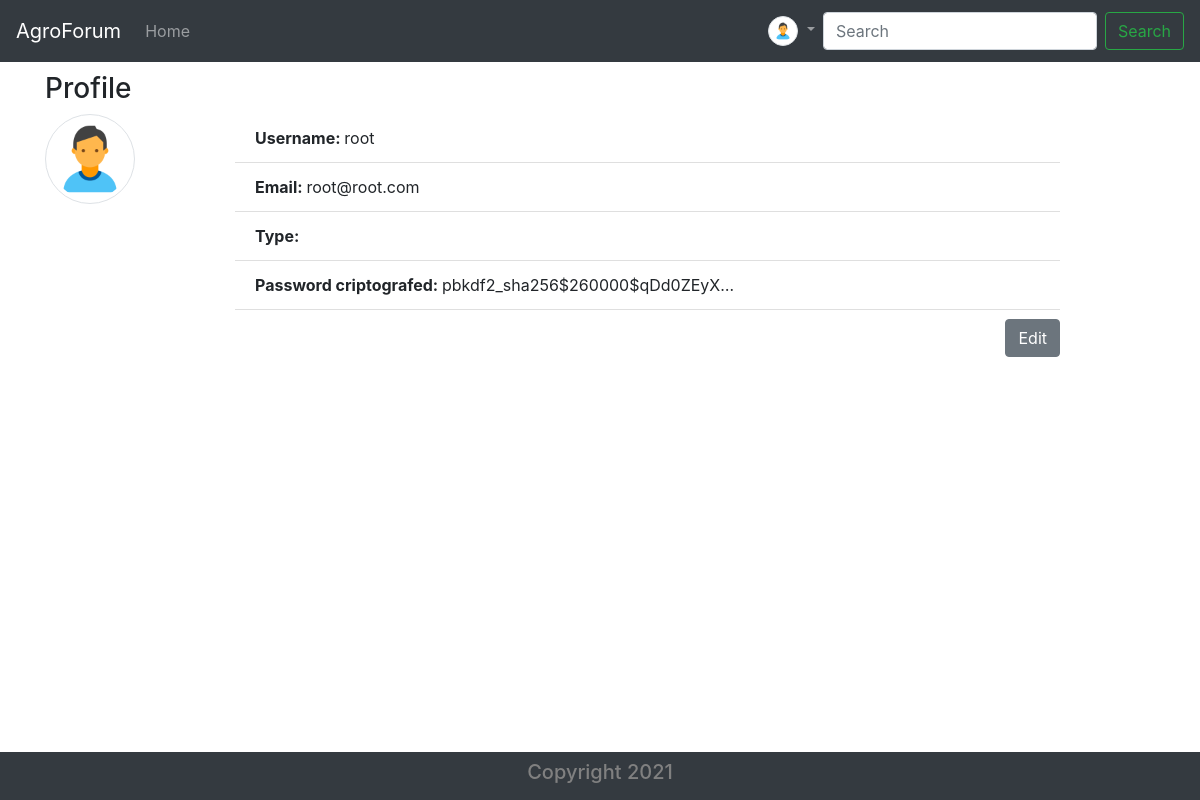
The page /main/profile (signed in) on the database its author committed.
### user/models.py (models this page shows, shortened)
class User(AbstractUser):
    photo = models.ImageField(upload_to='static/profile_photos', blank=True)
    type = models.CharField(max_length=10, choices=CHOICES, blank=False)

### post/views.py (the view)
# urls.py: path('profile', views.profile, name='Profile'),
@login_required(login_url='/')
def profile(request):
    if request.user.is_authenticated:
        posts = Post.objects.all()
        search = request.GET.get('search')
        if search:
            posts = Post.objects.filter(name__icontains = search)
            return render(request, 'post/query.html', {'posts': posts})
        return render(request, 'post/profile.html')
    messages.error(request, 'Join to access the page.')
    return HttpResponseRedirect('/')

### post/templates/post/profile.html (shortened to what this page needs)
{% extends 'base.html' %}
{% load static %}
{% block username %}
    {% if user.photo %}
    <img src="{{user.photo}}" alt="..." class="img-thumbnail">
    {% else %}
    <img src="{% static 'profile_photos/no_user.png' %}" alt="..." width="30px" height="30px" style="border-radius: 50%;" class="img-thumbnail">
    {% endif %}
{% endblock %}
{% block content %}
<div class="container">
    <div style="margin-top: 10px;">
    <h3>Profile</h3>
    <div class="row">
        <div class="col-sm-2">
            {% if user.photo %}
    <img src="{{user.photo}}" alt="..." class="img-thumbnail ms-auto">
    {% else %}
    <img src="{% static 'profile_photos/no_user.png' %}" alt="..." width="90px" height="90px" style="border-radius: 50%;" class="img-thumbnail">
    {% endif %}
        </div>
        <div class="col-sm-9">
            <ul class="list-group list-group-flush" style="border: none;">
                <li class="list-group-item"><strong>Username: </strong>{{user.username}}</li>
                <li class="list-group-item"><strong>Email: </strong>{{user.email}}</li>
                <li class="list-group-item"><strong>Type: </strong>{{user.type}}</li>
                <li class="list-group-item"><strong>Password criptografed: </strong>{{user.password|truncatechars:30}}</li>
                <div style="text-align: right; margin-top: 10px;">
                    <a href="/edit/profile/"><button type="button" class="btn btn-secondary">Edit</button></a>
                </div>
              </ul>
        </div>
</div>
</div>
{% endblock %}

### rows shown on the page
User: username "root", email "root@root.com", password "pbkdf2_sha256$260000$qDd0ZEyX…"
